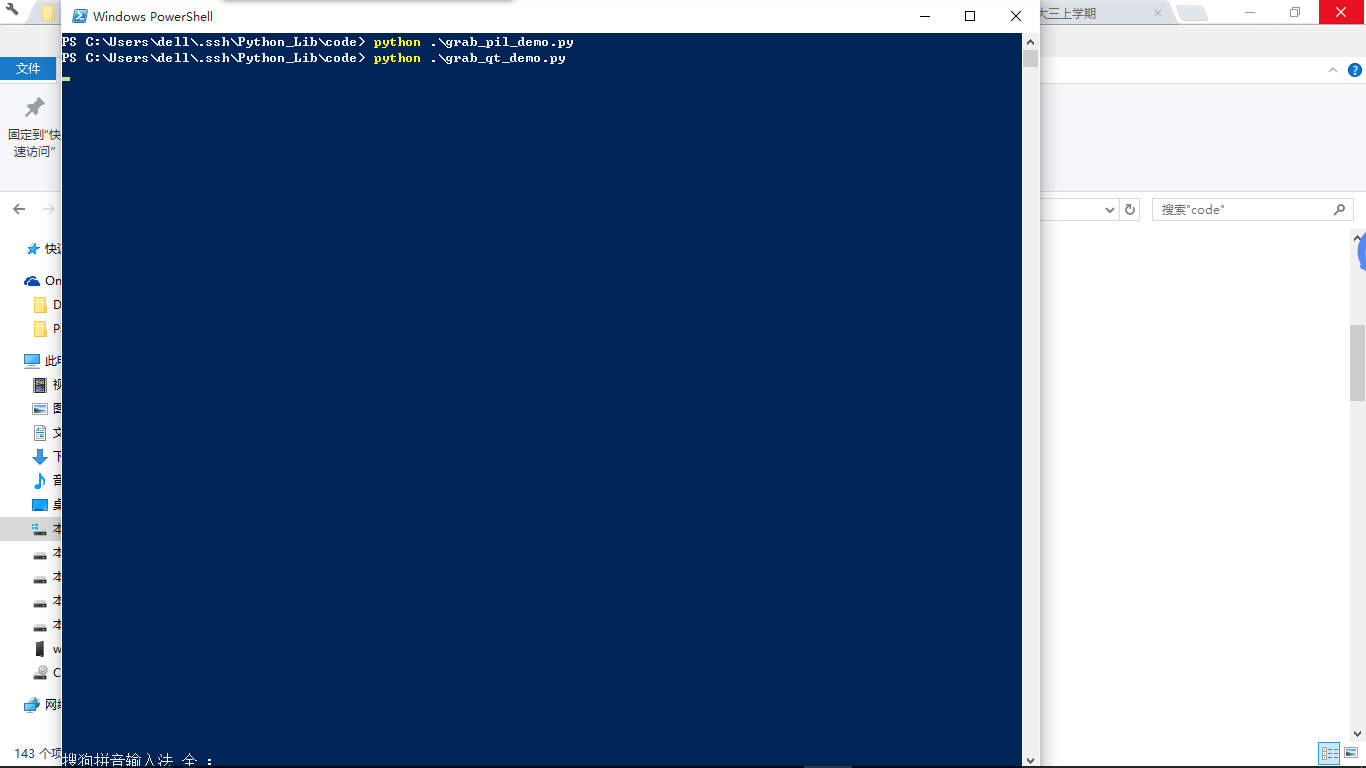

Generate this figure with Python:
#coding=utf-8

import sys  
from PyQt4.QtGui import QPixmap, QApplication  

app = QApplication(sys.argv)  
QPixmap.grabWindow(QApplication.desktop().winId()).save('grab_qt_demo.png', 'png')  
